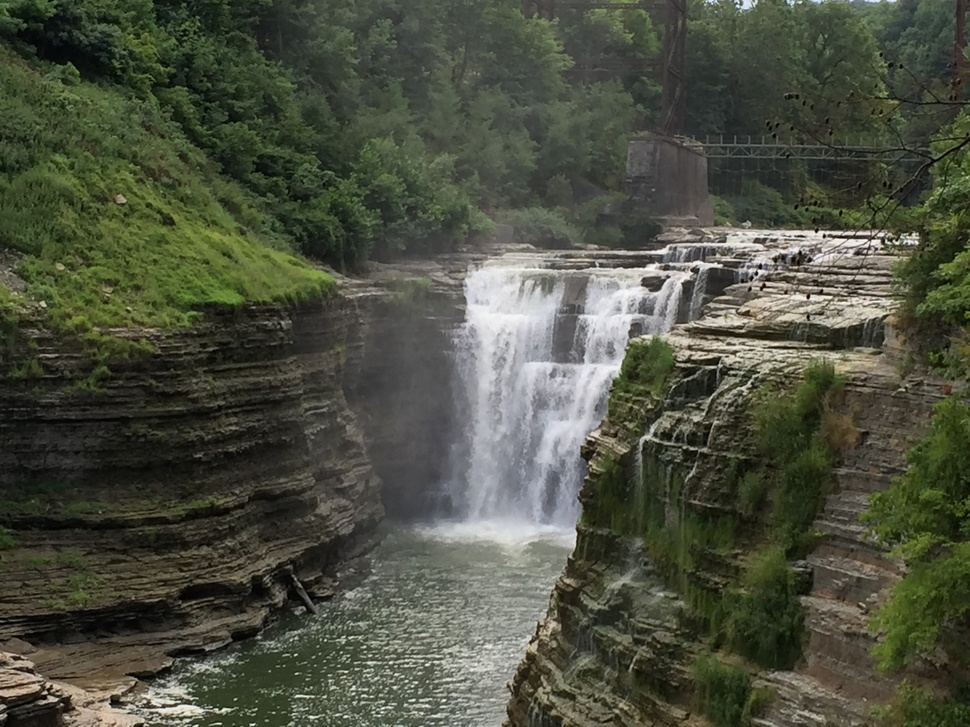
#> input picture waterfall.JPG, 970 x 727 px, shrunk from 3264 x 2448 before the run, found by its file name
$ python generateEffectsSketches.py
#> lines starting #> are read from the running program, lines starting #| are printed output that depends on the picture; after the words box and inside, x2 and y2 are one past the last pixel; in counts of white or black regions, pixels touching at a corner belong together
"""Generating different art effects of an image
Image processing techniques used:
 - Filtering
 - Edge Detection
 - Thresholding
 - Mask
 - Bitwise Operations
"""
#Import Libraries
import cv2

#load image
def loadImage(path):
#> called with path = 'images\\waterfall.jpg'
    image = cv2.imread(path)
#> image is the input picture: shape (727, 970, 3); mean B, G, R 64.5, 79.7, 76.2
    image = cv2.cvtColor(image, cv2.COLOR_BGR2RGB)
    return image

#Create cartoon effect

def cartoonEffect(image):
    """ Apply bilateral filter to reduce the colour palette
        Convert to grayscale image
        Apply median filter to reduce noise and smoothen edges using a Gaussian blur filters
        Create edge mask using adaptive thresholding (for detecting and enhancing the edges)
        Combine the processed colour image and edge mask using bitwise operation
    """
    filtered = cv2.bilateralFilter(image, 9, 9, 2)
    grey = cv2.cvtColor(filtered,cv2.COLOR_BGR2GRAY)
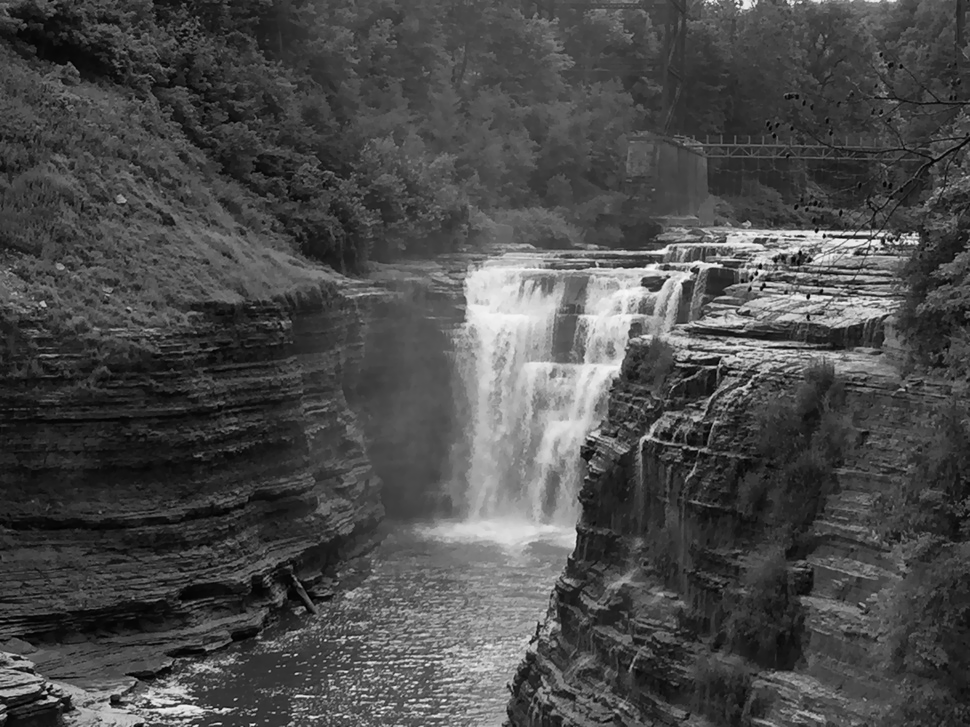
#> grey: shape (727, 970); min 1, max 250, mean 74.8
    blur = cv2.GaussianBlur(grey,(5,5),0)
    edge = cv2.adaptiveThreshold(blur,255, cv2.ADAPTIVE_THRESH_GAUSSIAN_C,cv2.THRESH_BINARY, 9, 2)
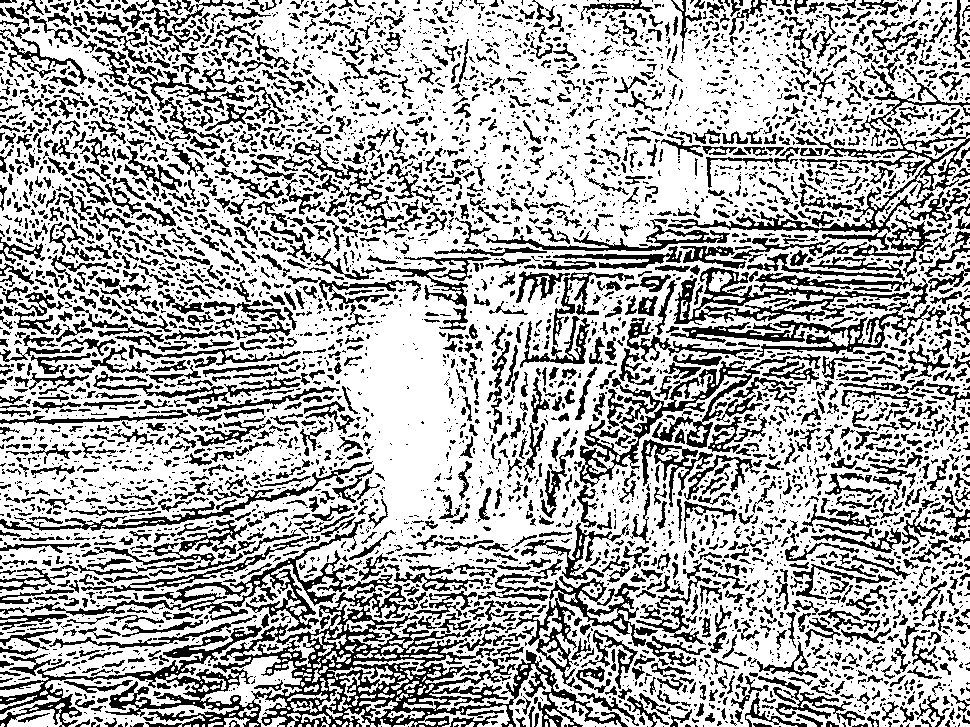
#> edge: shape (727, 970); 67.4% white; 5304 black regions (3443 under 20 px), largest, box (x1, y1, x2, y2) and area: (0, 519, 628, 727) 25374, (668, 83, 970, 251) 4897, (579, 354, 821, 487) 4489
    result = cv2.bitwise_and(filtered, filtered, mask=edge)
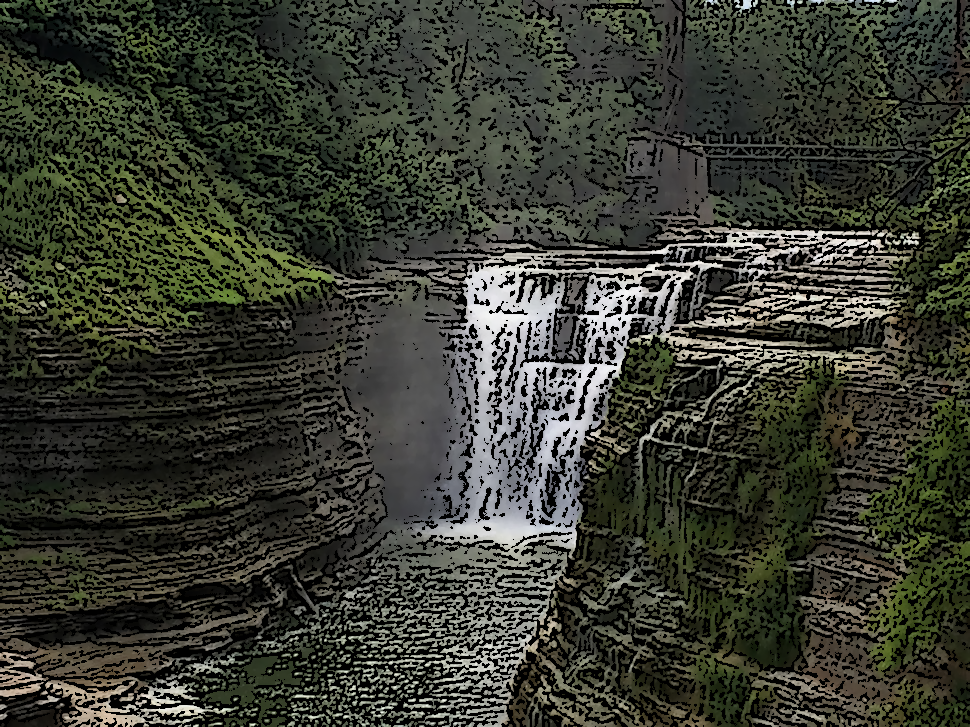
#> result: shape (727, 970, 3); mean R, G, B 56.4, 59, 48.8

    return result

#Oil painting effect

def oilPaintingEffect(image):
    result = cv2.xphoto.oilPainting(image, 7, 1)

    return result

#Water colours effect

def waterColoursEffect(image):
    result = cv2.stylization(image, sigma_s=60, sigma_r=0.6)
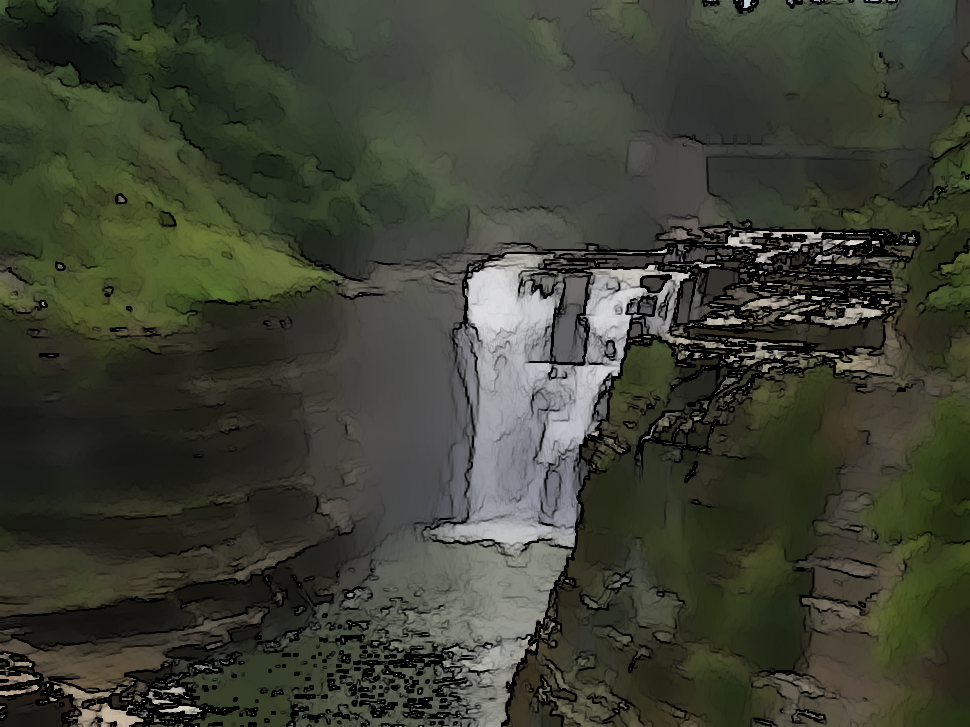
#> result: shape (727, 970, 3); mean R, G, B 60.5, 63.9, 51.1

    return result

#Pencil sketches - B/W and colour

def pencilSketches(image):
    gray, colour = cv2.pencilSketch(image, sigma_s=60, sigma_r=0.07, shade_factor=0.05)
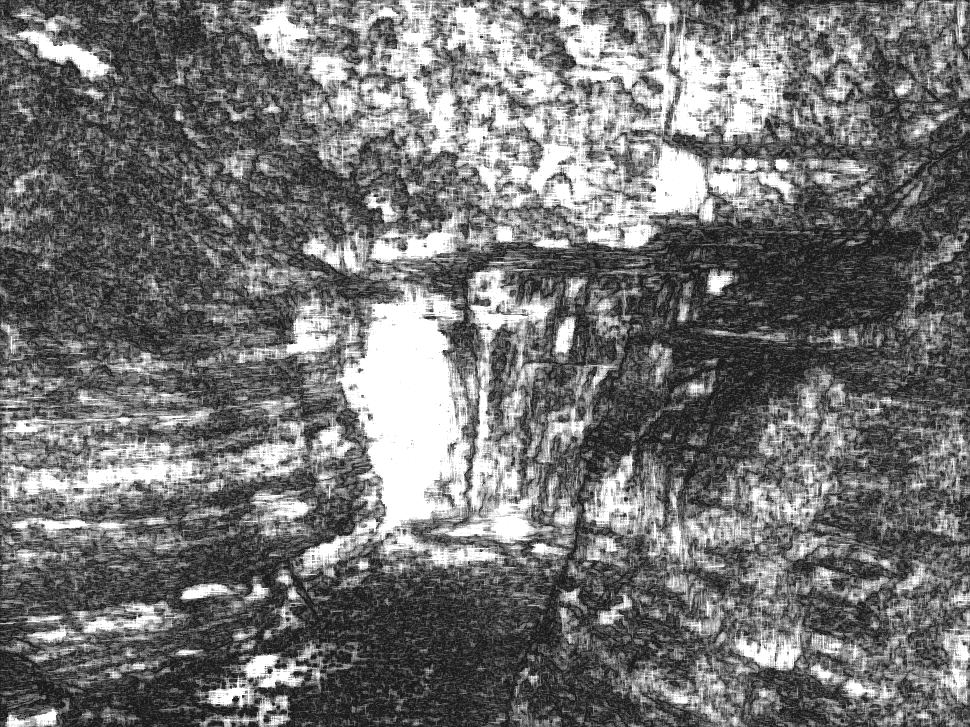
#> gray: shape (727, 970); min 26, max 255, mean 115.4
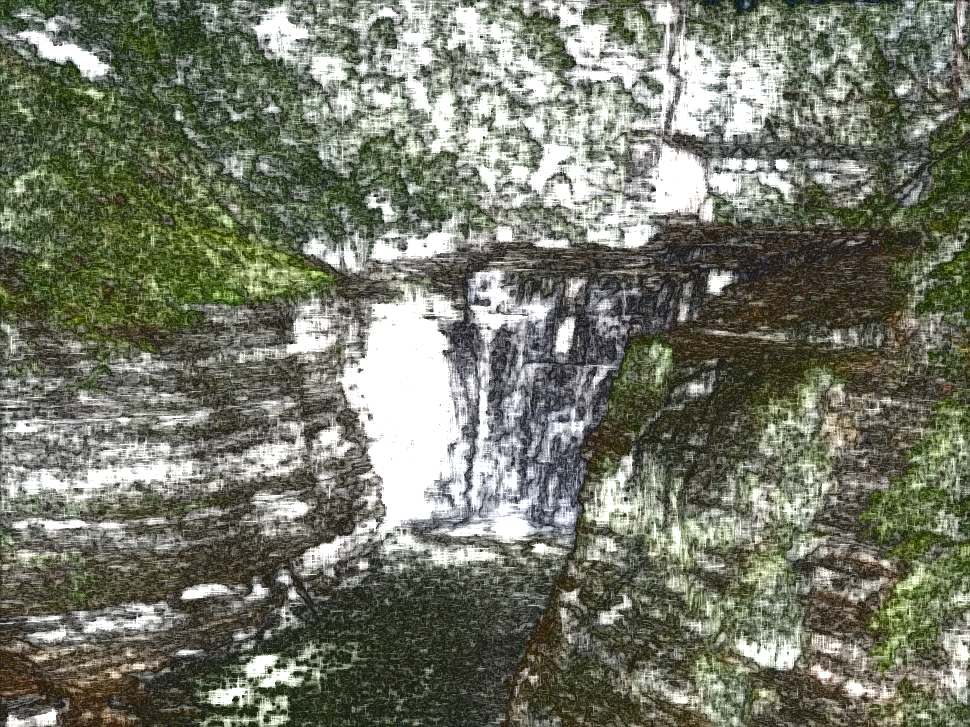
#> colour: shape (727, 970, 3); mean R, G, B 116.8, 120.2, 105.3

    return gray, colour

def saveImage(image,path):
#> called with path = 'waterfall_mod.jpg'
    result = cv2.cvtColor(image, cv2.COLOR_RGB2BGR)
    cv2.imwrite(path,result)

#Main file

def main():

    image_file = "images\waterfall.jpg"
    original = loadImage(image_file)
    cartoon = cartoonEffect(original)
    oil_p = oilPaintingEffect(original)
    water_c = waterColoursEffect(original)
    dst_bw,dst_color = pencilSketches(original)

    #Save images
    saveImage(cartoon,"waterfall_mod.jpg")
    saveImage(oil_p,"waterfall_oilp.jpg")
    saveImage(water_c,"waterfall_wc.jpg")
    saveImage(dst_bw,"waterfall_bw.jpg")
    saveImage(dst_color,"waterfall_ck.jpg")


if __name__ == '__main__':
    main()

$ run again, with car.JPG copied over waterfall.JPG
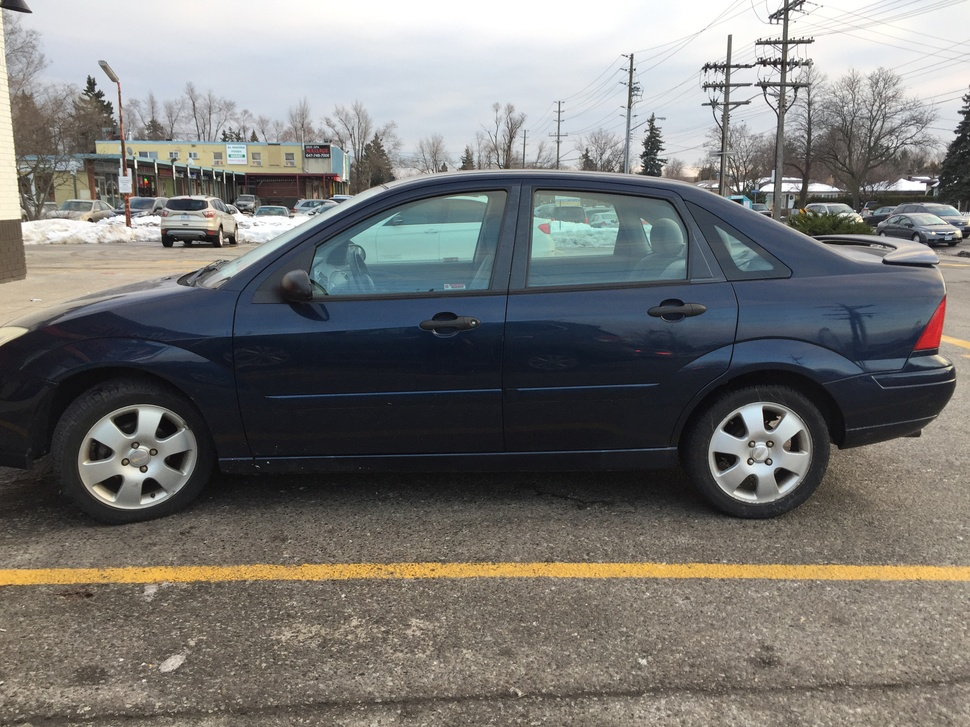
#> input picture car.JPG, 970 x 727 px, shrunk from 3264 x 2448 before the run, found by its file name
#> in loadImage, image is the input picture: shape (727, 970, 3); mean B, G, R 116, 118.6, 119.5
#> in cartoonEffect, `edge = cv2.adaptiveThreshold(blur,255, cv2.ADAPTIVE_THRESH_GAUSSIAN_C,..`:
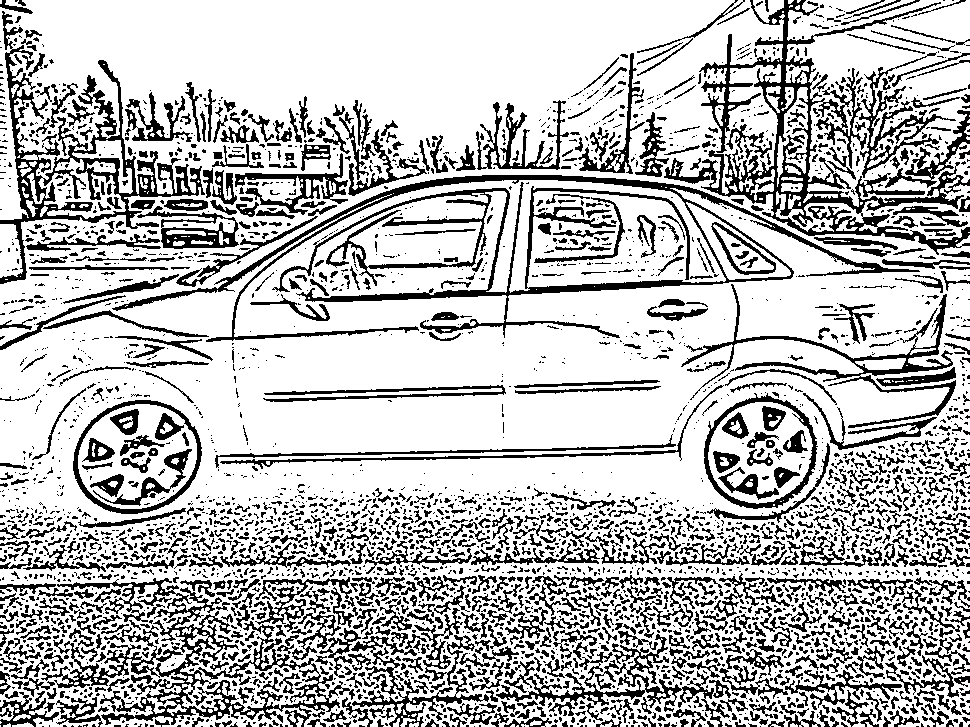
#> edge: shape (727, 970); 73.7% white; 3718 black regions (2589 under 20 px), largest, box (x1, y1, x2, y2) and area: (112, 175, 920, 342) 14557, (664, 0, 970, 255) 12879, (41, 578, 355, 727) 9655
#> in pencilSketches, `gray, colour = cv2.pencilSketch(image, sigma_s=60, sigma_r=0.07, shade..`:
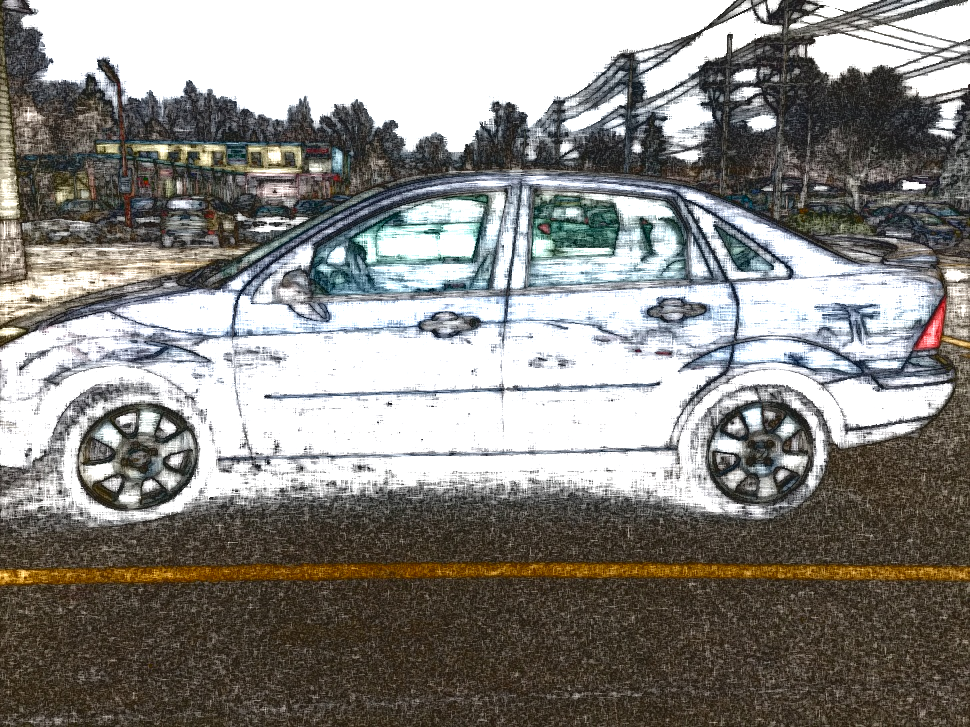
#> colour: shape (727, 970, 3); mean R, G, B 138.9, 136.6, 132.1
